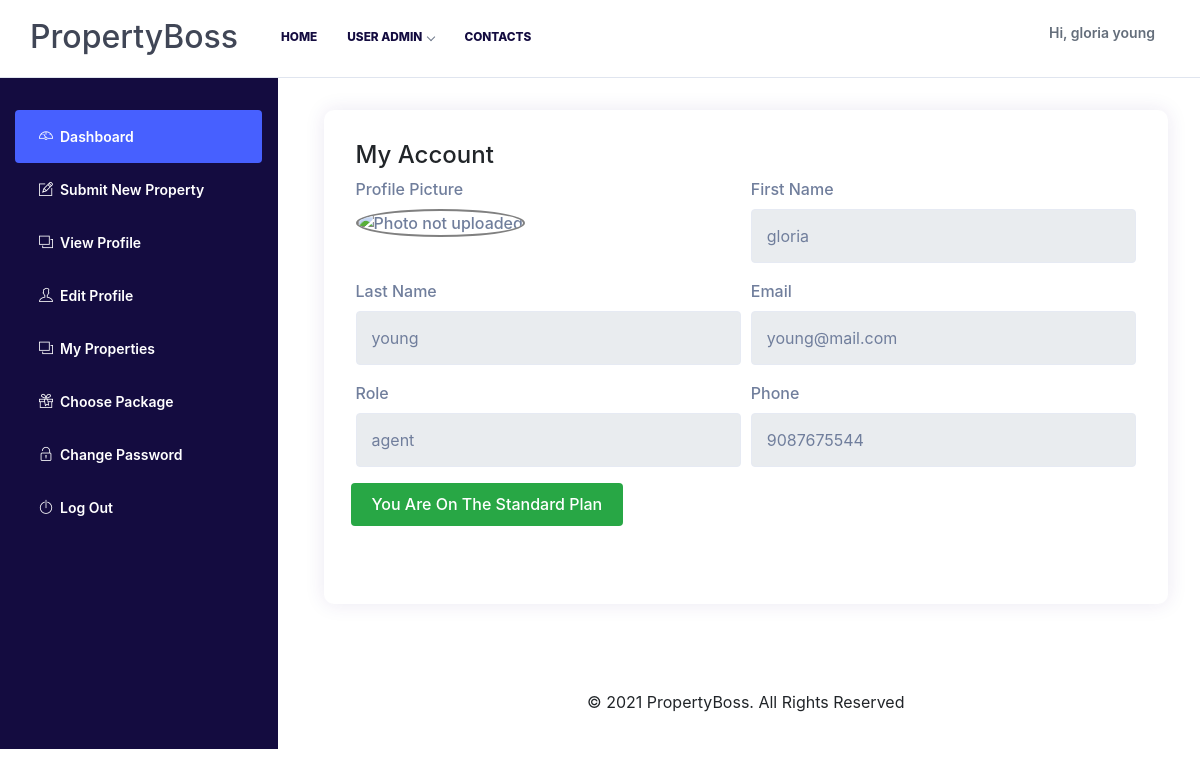
/accounts/view_profile/ (signed in), run on the app's committed database.
### accounts/models.py (models this page shows, shortened)
class UserRegistration(AbstractBaseUser):
    email             = models.EmailField(verbose_name='email address',max_length=255,unique=True,default='')
    firstname         = models.CharField(max_length=200,default='')
    lastname          = models.CharField(max_length=200,default='')
    role              = models.CharField(max_length=200,default='')
    phone_number      = models.IntegerField(default=0)
    whatsapp_phone_number = models.IntegerField(default=0)
    profile           = models.ForeignKey(UpdateProfile, on_delete= models.CASCADE, blank=True, null=True)
    created_on        = models.DateTimeField(auto_now_add=True)
    is_active         = models.BooleanField(default=False)
    is_admin          = models.BooleanField(default=False)
    objects = UserRegistrationManager()
    USERNAME_FIELD = 'email'
    REQUIRED_FIELDS = ['firstname', 'lastname', 'role' ]

class Subscription(models.Model):
    user_plan          = models.ForeignKey(UserPlan, on_delete=models.SET_NULL, null=True)
    expires_in         = models.DateField(null=True, blank=True)
    active             = models.BooleanField(default=True)
    def __str__(self):
        return self.user_plan.user.email

class UserPlan(models.Model):
    user           = models.OneToOneField(UserRegistration,related_name='user_plan',on_delete=models.SET_NULL, null=True)
    plan           = models.ForeignKey(Plan, related_name='user_plan', on_delete=models.SET_NULL, null=True)
    reference_code = models.CharField(max_length=100, default='',blank=True )
    def __str__(self):
        return self.user.email

class Plan(models.Model):
    plan_choices =(
        ('Gold', 'Gold'),
        ('Premium', 'Premium'),
        ('Standard', 'Standard'),
        ('Free', 'Free'),
    )
    plan_duration =(
        ('Days', 'Days'),
        ('Weeks', 'Weeks'),
        ('Months', 'Months'),
    )
    slug               = models.SlugField(null=True, blank=True)
    plan_type          = models.CharField(choices=plan_choices, default='Free', max_length=30)
    duration           = models.PositiveIntegerField(default=7)
    duration_period    = models.CharField(choices=plan_duration, default='Days', max_length=100)
    images             = models.CharField(max_length=20, verbose_name='images')
    amount             = models.FloatField(default=0)
    listings           = models.IntegerField(default=0)
    def __str__(self):
        return self.plan_type

### accounts/views.py (the view)
# urls.py: path('view_profile/', views.view_profile, name='view_profile'),
@login_required
def view_profile(request):
        properties = Property.objects.all()
        users = UserRegistration.objects.all()
        try:
            user_plan = UserPlan.objects.get(user=request.user)
            subscriptions = Subscription.objects.filter(user_plan=user_plan).exists()
            print(subscriptions)
            print(user_plan)
            if subscriptions == False:
                print('Hello')
                return redirect('/accounts/view_profile')
            else:
                subscription = Subscription.objects.filter(user_plan=user_plan).last()
                print('see', subscription)
            return render(request, 'home/view_profile.html', {'properties':properties, 'users': users, 'sub':subscription})
        except:
            return render(request, 'home/view_profile.html', {'properties':properties, 'users': users})

### templates/home/view_profile.html
{% extends 'base/user_dashboardBase.html' %}
{% load static %}
{% block content %}
            <div class="col-lg-9 col-md-8 col-sm-12">
                <div class="dashboard-body">
                    <div class="dashboard-wraper">
                        <div class="frm_submit_block">
                            <h4>My Account</h4>
                            <div class="frm_submit_wrap">
                                <div class="form-row">
                                    <div class="form-group col-md-6">
                                        <label>Profile Picture</label><br>
                                        <img src="{{request.user.profile_pic}}" style=" height: 150px; width: 150px; border: 2px solid grey; border-radius:50%" alt="Photo not uploaded" />
                                    </div>
                                    <div class="form-group col-md-6">
                                        <label>First Name</label>
                                        <input type="text" class="form-control" value="{{request.user.firstname}}" readonly>
                                    </div>
                                    <div class="form-group col-md-6">
                                        <label>Last Name</label>
                                        <input type="text" class="form-control" value="{{request.user.lastname}}" readonly>
                                    </div>
                                    <div class="form-group col-md-6">
                                        <label>Email</label>
                                        <input type="email" class="form-control" value="{{request.user.email}}" readonly>
                                    </div>
                                    <div class="form-group col-md-6">
                                        <label>Role</label>
                                        <input type="text" class="form-control" value="{{request.user.role}}" readonly>
                                    </div>
                                    <div class="form-group col-md-6">
                                        <label>Phone</label>
                                        <input type="text" class="form-control" value="{{request.user.phone_number}}" readonly>
                                    </div>
                                    {% if sub.user_plan.plan != null %}
                                    <h6 class="alert btn-success">You are on the {{ sub.user_plan.plan }} plan</h6>
                                    {% else %}
                                    <h6 class="alert btn-success">You are not on any subscription  plan</h6>
                                    {% endif %}
                                </div>
                            </div>
                        </div>
                    </div>
                    <div class="row">
                        <div class="col-md-12 col-lg-12 mt-4">
                            <footer class="text-center">
                                <p class="mb-0">© 2021 PropertyBoss. <a href="#"></a> All Rights Reserved</p>
                            </footer>
                        </div>
                    </div>
                </div>
            </div>
        </div>
    </div>
</section>
{% endblock %}

### templates/base/user_dashboardBase.html (shortened to what this page needs)
{% load static %}
{% load cloudinary %}
<!DOCTYPE html>
<html lang="en">
	<head>
        <link href="{% static 'assets/css/styles.css' %}" rel="stylesheet">
		<link href="{% static 'assets/css/plugins/ajax-loader.gif' %}" rel="stylesheet">
		<link href="{% static 'assets/css/plugins/animation.css' %}" rel="stylesheet">
		<link href="{% static 'assets/css/plugins/bootstrap.min.css' %}" rel="stylesheet">
		<link href="{% static 'assets/css/plugins/date-picker.css' %}" rel="stylesheet">
		<link href="{% static 'assets/css/plugins/dropzone.css' %}" rel="stylesheet">
		<link href="{% static 'assets/css/plugins/flaticon.css' %}" rel="stylesheet">
		<link href="{% static 'assets/css/plugins/font-awesome.css' %}" rel="stylesheet">
		<link href="{% static 'assets/css/plugins/iconfont.css' %}" rel="stylesheet">
		<link href="{% static 'assets/css/plugins/ion.rangeSlider.min.css' %}" rel="stylesheet">
		<link href="{% static 'assets/css/plugins/light-box.css' %}" rel="stylesheet">
		<link href="{% static 'assets/css/plugins/line-icons.css' %}" rel="stylesheet">
		<link href="{% static 'assets/css/plugins/magnifypopup.css' %}" rel="stylesheet">
		<link href="{% static 'assets/css/plugins/morris.css' %}" rel="stylesheet">
		<link href="{% static 'assets/css/plugins/plugins.css' %}" rel="stylesheet">
		<link href="{% static 'assets/css/plugins/select2.css' %}" rel="stylesheet">
		<link href="{% static 'assets/css/plugins/slick-theme.css' %}" rel="stylesheet">
		<link href="{% static 'assets/css/plugins/slick-theme.less.css' %}" rel="stylesheet">
		<link href="{% static 'assets/css/plugins/slick-theme.scss' %}" rel="stylesheet">
		<link href="{% static 'assets/css/plugins/slick.css' %}" rel="stylesheet">
		<link href="{% static 'assets/css/plugins/slick.scss' %}" rel="stylesheet">
		<link href="{% static 'assets/css/plugins/themify.css' %}" rel="stylesheet">
		<link href="{% static 'assets/css/colors.css' %}" rel="stylesheet">
		<link href="{% static 'assets/datatables.net/jquery.dataTables.css' %}" rel="stylesheet">
		<link href="{% static 'assets/datatables.net/jquery.dataTables.min.css' %}" rel="stylesheet">
    </head>
    <body class="yellow-skin dashboard">
        <div id="main-wrapper">
			<div class="header header-light head-border">
				<div class="container">
					<nav id="navigation" class="navigation navigation-landscape">
						<div class="nav-header">
							<a class="nav-brand" href="#">
								<h2>PropertyBoss</h2>
							</a>
						</div>
						<div class="nav-menus-wrapper" style="transition-property: none;">
							<ul class="nav-menu">
								<li><a href="/accounts/user_home">Home</a>
								</li>
								<li><a href="#">User Admin</a>
								</li>
								<li><a href="">Contacts</a></li>
							</ul>
							<ul class="nav-menu nav-menu-social align-to-right dhsbrd">
								<li>
									<div class="btn-group account-drop">
										<button type="button" class="btn btn-order-by-filt" data-toggle="dropdown" aria-haspopup="true" aria-expanded="false">
											<img src="{% static 'assets/img/avatar.png' %}" class="avater-img" alt="">Hi, {{request.user.firstname}}  {{request.user.lastname}}
										</button>
									</div>
								</li>
							</ul>
						</div>
					</nav>
				</div>
			</div>
			<section class="p-0">
				<div class="container-fluid p-0">
					<div class="row">
						<div class="col-lg-3 col-md-4">
							<div class="property_dashboard_navbar">
								<div class="dash_user_menues">
									<ul>
										<li class="active"><a href="/accounts/user_dashboard"><i class="ti-dashboard"></i>Dashboard</a></li>
										<li><a href="/properties/add_property"><i class="ti-pencil-alt"></i>Submit New Property</a></li>
										<li><a href="/accounts/view_profile"><i class="ti-layers"></i>View Profile</a></li>
										<li><a href="/accounts/user_profile/{{request.user.id}}"><i class="ti-user"></i>Edit Profile</a></li>
										<li><a href="/properties/my_properties"><i class="ti-layers"></i>My Properties</a></li>
										<li><a href="/accounts/subscription"><i class="ti-gift"></i>Choose Package</a></li>
										<li><a href="#"><i class="ti-unlock"></i>Change Password</a></li>
										<li><a href="/logout"><i class="ti-power-off"></i>Log Out</a></li>
									</ul>
								</div>
							</div>
						</div>
			{% block content %}
            {% endblock  %}
		</div>
	</body>
</html>

### assets/css/colors.css (style rules this page uses)
.yellow-skin a.link:hover, .yellow-skin a.link:focus, .yellow-skin a:hover, a:focus, .yellow-skin .theme-cl, .yellow-skin .btn.btn-theme-light, .yellow-skin .bl-continue, .yellow-skin .header-dark-transparent.header-fixed .attributes li.submit-attri a, .yellow-skin nav .menu li a.active, .yellow-skin nav .menu li.dropdown.open > a, .yellow-skin nav .menu .mg-menu li a i, .yellow-skin nav .menu li a:hover, .yellow-skin .recommended .pr-value, .yellow-skin .btn-outline-theme, .yellow-skin .attributes li.submit-attri.theme-log a, .yellow-skin .btn.search-btn-outline, .yellow-skin .dw-proprty-info li, .yellow-skin .ps-trep .ps-type, .yellow-skin .dash_user_menues ul li.active a, .yellow-skin span.mod-close, .yellow-skin .blog-page .article_detail_wrapss blockquote .icon, .yellow-skin .single_article_pagination .article_pagination_center_grid a, .yellow-skin .blog-page .article_detail_wrapss .comment-area .all-comments article .comment-details .comment-meta .comment-left-meta .comment-date, .yellow-skin .cn-info-icon i, .yellow-skin .client-info h5, .yellow-skin .listing-card-info-price { color:#f95d02; }

### data on the page
UserRegistration: user.firstname "gloria", user.lastname "young", user.email "young@mail.com", user.role "agent", user.phone_number "9087675544"
Subscription: user_plan.plan "Standard"
